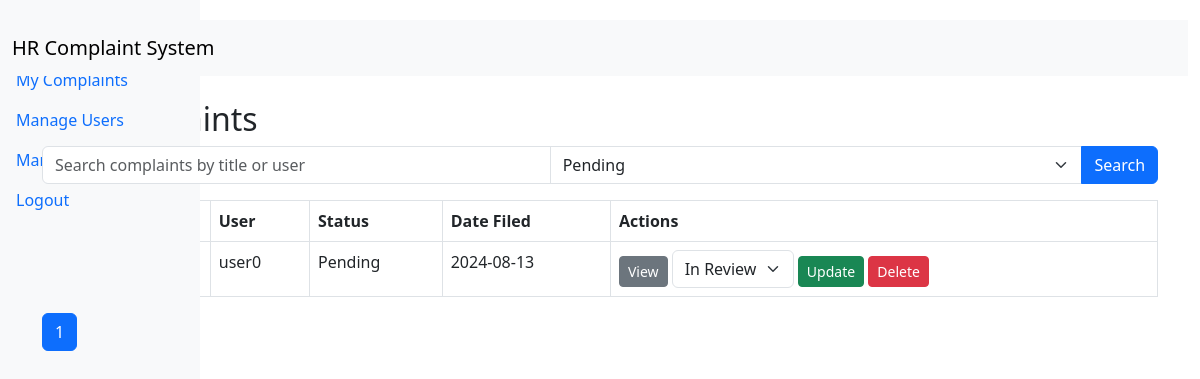
The page /admin/manage_complaints?status=Pending (signed in) on the database its author committed.
### app/models.py (models this page shows, shortened)
class Complaint(db.Model):
    id = db.Column(db.Integer, primary_key=True)
    title = db.Column(db.String(100), nullable=False)
    description = db.Column(db.Text, nullable=False)
    date_posted = db.Column(db.DateTime, nullable=False, default=datetime.utcnow)
    status = db.Column(db.String(20), nullable=False, default='Pending')
    user_id = db.Column(db.Integer, db.ForeignKey('user.id'), nullable=False)

class User(db.Model, UserMixin):
    id = db.Column(db.Integer, primary_key=True)
    username = db.Column(db.String(64), unique=True, nullable=False)
    email = db.Column(db.String(120), unique=True, nullable=False)
    password_hash = db.Column(db.String(128), nullable=False)
    role = db.Column(db.String(64), nullable=False, default='employee')
    complaints = db.relationship('Complaint', backref='author', lazy=True)

### app/blueprints/admin/routes.py (the view)
@admin.route('/admin/manage_complaints')
@login_required
def manage_complaints():
    if current_user.role != 'admin':
        abort(403)
    search = request.args.get('search')
    status = request.args.get('status')
    complaints_query = Complaint.query
    if search:
        complaints_query = complaints_query.filter(Complaint.title.ilike(f'%{search}%') | Complaint.author.has(User.username.ilike(f'%{search}%')))
    if status:
        complaints_query = complaints_query.filter_by(status=status)
    complaints = complaints_query.paginate(page=request.args.get('page', 1, type=int), per_page=10)
    return render_template('admin/manage_complaints.html', complaints=complaints)

### app/__init__.py (called while the page is built)
def create_app(config_class=Config):
    app = Flask(__name__)
    app.config.from_object(config_class)
    db.init_app(app)
    login_manager.init_app(app)
    migrate.init_app(app, db)
    from app.blueprints.auth.routes import auth
    from app.blueprints.employee.routes import employee
    from app.blueprints.manager.routes import manager
    from app.blueprints.admin.routes import admin
    from app.errors.handlers import errors
    app.register_blueprint(auth)
    app.register_blueprint(employee)
    app.register_blueprint(manager)
    app.register_blueprint(admin)
    app.register_blueprint(errors)
    @login_manager.user_loader
    def load_user(user_id):
        from app.models import User  # Import the User model here to avoid circular import
        return User.query.get(int(user_id))
    return app

### app/templates/admin/manage_complaints.html (shortened to what this page needs)
{% extends "base.html" %}
{% block content %}
<h2>All Complaints</h2>
<form method="GET" action="{{ url_for('admin.manage_complaints') }}" class="mb-3">
    <div class="input-group">
        <input type="text" name="search" class="form-control" placeholder="Search complaints by title or user" value="{{ request.args.get('search', '') }}">
        <select name="status" class="form-select">
            <option value="Pending" {% if request.args.get('status') == 'Pending' %}selected{% endif %}>Pending</option>
        </select>
        <button class="btn btn-primary" type="submit">Search</button>
    </div>
</form>
<table class="table table-bordered">
    <thead>
        <tr>
            <th>ID</th>
            <th>Title</th>
            <th>User</th>
            <th>Status</th>
            <th>Date Filed</th>
            <th>Actions</th>
        </tr>
    </thead>
    <tbody>
        {% for complaint in complaints.items %}
        <tr>
            <td>{{ complaint.id }}</td>
            <td>{{ complaint.title }}</td>
            <td>{{ complaint.author.username }}</td>
            <td>{{ complaint.status }}</td>
            <td>{{ complaint.date_posted.strftime('%Y-%m-%d') }}</td>
            <td>
                <a href="{{ url_for('admin.complaint_detail', complaint_id=complaint.id) }}" class="btn btn-sm btn-secondary">View</a>
                <form action="{{ url_for('admin.update_complaint_status', complaint_id=complaint.id) }}" method="POST" style="display:inline;">
                    <select name="status" class="form-select d-inline" style="width: auto;">
                        <option value="In Review" {% if complaint.status == 'In Review' %}selected{% endif %}>In Review</option>
                    </select>
                    <button type="submit" class="btn btn-sm btn-success">Update</button>
                </form>
                <form action="{{ url_for('admin.delete_complaint', complaint_id=complaint.id) }}" method="POST" style="display:inline;">
                    <button type="submit" class="btn btn-sm btn-danger" onclick="return confirm('Are you sure you want to delete this complaint?');">
                        Delete
                    </button>
                </form>
            </td>
        </tr>
        {% endfor %}
    </tbody>
</table>
<nav aria-label="Page navigation">
    <ul class="pagination">
        {% for page in complaints.iter_pages() %}
            {% if page %}
            <li class="page-item {% if page == complaints.page %}active{% endif %}"><a class="page-link" href="{{ url_for('admin.manage_complaints', page=page) }}">{{ page }}</a></li>
            {% else %}
            <li class="page-item disabled"><span class="page-link">...</span></li>
            {% endif %}
        {% endfor %}
    </ul>
</nav>
{% endblock %}

### app/static/css/styles.css (style rules this page uses)
body { background-color: #f8f9fa; }
.btn-primary { background-color: #007bff; border-color: #007bff; }

### rows shown on the page
Complaint: author.username "user0", status "Pending", date_posted "2024-08-13"

### other values the page prints
{{ page }} "1"
